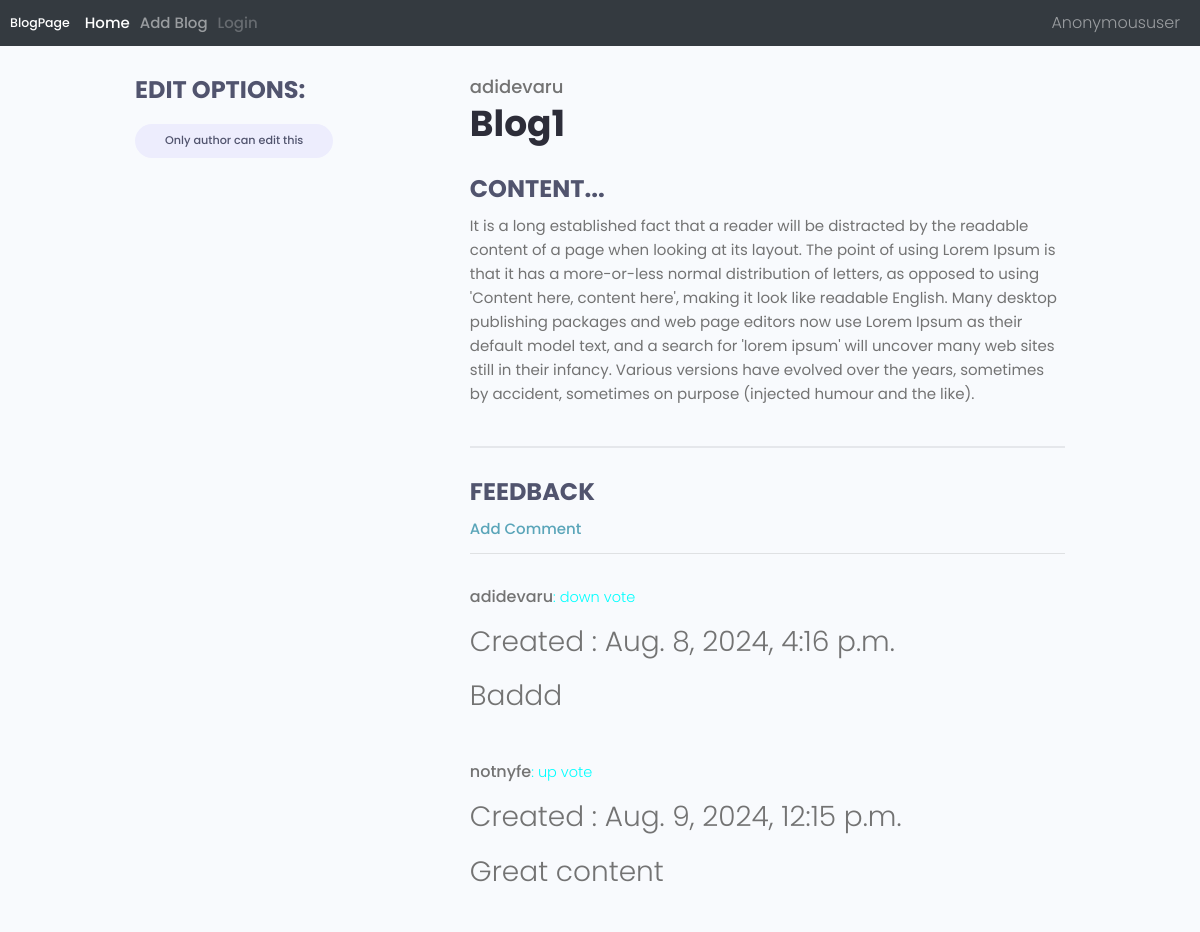
Page /blog/1/ on the committed database.
### base/models.py (models this page shows, shortened)
class Blog(models.Model):
    user = models.ForeignKey(User, on_delete=models.CASCADE)
    title = models.CharField(max_length=50)
    description = models.TextField(null=True, blank=True)
    created = models.DateTimeField(auto_now_add=True)

class Review(models.Model):
    VOTE_VALUE = (
        ('up','up'),('down','down')
    )
    user = models.ForeignKey(User, on_delete=models.CASCADE)
    blog = models.ForeignKey(Blog, on_delete=models.CASCADE)
    body = models.TextField()
    vote = models.CharField(max_length=10, choices=VOTE_VALUE)
    created = models.DateTimeField(auto_now_add=True)
    updated = models.DateTimeField(auto_now=True)

### base/views.py (the view)
# urls.py: path('blog/<int:pk>/', BlogDetails.as_view(), name='blog'),
class BlogDetails(DetailView):
    model = Blog
    template_name = 'base/blog.html'
    context_object_name = 'blog'

### base/templates/base/blog.html (shortened to what this page needs)
{% extends "base/main.html" %}
{% block content %}
<main class="singleProject my-md">
    <div class="container">
      <div class="layout">
        <div class="column column--1of3">
          <h3 class="singleProject__subtitle">Edit Options:</h3>
          <div class="singleProject__toolStack">
            {% if request.user == blog.user %}
            <span class="tag tag--pill tag--sub tag--lg">
              <a href='{% url "updateblog" blog.id %}'><small>Edit</small></a>
            </span>
            <span class="tag tag--pill tag--sub tag--lg">
              <a href='{% url "deleteblog" blog.id %}'><small>Delete</small></a>
            </span>
            {% else %}
            <span class="tag tag--pill tag--sub tag--lg">
              <small>Only author can edit this</small>
            </span>
            {% endif %}
          </div>
        </div>
        <div class="column column--2of3">
          <h1 class="singleProject__developer">{{blog.user}}</h1>
          <h2 class="singleProject__title">{{blog.title}}</h2>
          <h3 class="singleProject__subtitle">Content...</h3>
          <div class="singleProject__info">{{blog.description|linebreaksbr}}</div>
          <div class="comments">
            <h3 class="singleProject__subtitle">Feedback</h3>
            <a href='{% url "addreview" blog.id %}'>Add Comment</a><hr>
            <div class="commentList">
              {% for review in blog.review_set.all %}
              <div class="comment">
                <div class="comment__details">
                  <p class="comment__author"><strong>{{review.user}}</strong>: {{review.vote}} vote</p>
                  <p class="comment__info">Created : {{review.created}}  {% if review.created != review.updated %}<p>Updated : {{review.updated}}</p>{% endif %}</p>
                  <p class="comment__info">{{review.body|linebreaksbr}}</p>
                </div>
              </div>
              {% endfor %}
            </div>
          </div>
        </div>
      </div>
    </div>
  </main>
{% endblock content %}

### styles/app.css (style rules this page uses)
:root { --color-sub: #2d2d39; }
.singleProject .column--1of3 { order: 2; }
@media screen and (min-width: 1081px) { .singleProject .column--1of3 { order: 1; } }
@media screen and (min-width: 1081px) { .singleProject .column--2of3 { order: 2; } }
.singleProject__toolStack { margin-top: 2rem; margin-bottom: 4rem; }
.singleProject__developer { font-size: 1.8rem; font-weight: 500; }
.singleProject__title { font-size: 3.6rem; font-weight: 700; color: var(--color-sub); margin-bottom: 3rem; }
.singleProject__subtitle { text-transform: uppercase; font-size: 2.4rem; font-weight: 700; color: var(--color-sub-light); margin-bottom: 1rem; }
.comments { margin-top: 4rem; padding-top: 3rem; border-top: 2px solid var(--color-light); }
.commentList { margin: 3rem 0; }
.comment { display: flex; gap: 2rem; }
.comment:not(:last-child) { margin-bottom: 3rem; }
.comment__author { font-size: 1.45rem; color: aqua; }
.comment__info { font-size: 2.8rem; }

### uikit/styles/modules/_variables.css (style rules this page uses)
:root { --color-main: #5aa5b9; --color-main-light: #e6faff; --color-sub: #3f4156; --color-sub-light: #51546e; --color-sub-lighter: #ededfd; --color-text: #737373; --color-gray: #8b8b8b; --color-light: #e5e7eb; --color-light-gray: #767676; --color-bg: #f8fafd; --color-white: #fffefd; --color-white-light: #f3f3f3; --color-success: #359e64; --color-success-bg: #def8e8; --color-error: #fc4b0b; --color-error-bg: #fff2ee; --font-base: 'Poppins', arial, helvetica, 'Segoe UI', roboto, ubuntu, sans-serif; --font-monospace: 'Fira Code', 'Courier New', courier, monospace; --font-regular: 300; --font-medium: 500; --font-bold: 700; --generic-shadow: 1px 1px 5px #00000010; --generic-transition: all 0.3s ease-in-out; }

### uikit/styles/modules/_base.css (style rules this page uses)
* { margin: 0; padding: 0; box-sizing: border-box; text-rendering: optimizeLegibility; color: inherit; font-size: inherit; }
html { font-size: 50%; }
@media only screen and (min-width: 480px) { html { font-size: 56.25%; } }
@media only screen and (min-width: 1200px) { html { font-size: 62.5%; } }
body { line-height: 1.6; font-weight: 400; font-size: 1.5rem; color: var(--color-text); background-color: var(--color-bg); min-height: 100vh; }

### uikit/styles/modules/_typography.css (style rules this page uses)
* { font-family: var(--font-base); }
h1 { font-size: 4.8rem; font-weight: var(--font-medium); }
h2 { font-size: 3.6rem; font-weight: var(--font-bold); }
h3 { font-size: 3.2rem; font-weight: var(--font-medium); }
p, span, strong { font-size: 1.6rem; color: var(--color-text); font-weight: var(--font-regular); }
strong { font-weight: var(--font-medium); }
a { padding-bottom: 2px; text-decoration: none; display: inline-block; color: var(--color-main); font-weight: var(--font-medium); }

### uikit/styles/modules/_utilities.css (style rules this page uses)
.container { width: 92%; max-width: 165rem; margin: 0 auto; box-sizing: border-box; }
@media screen and (min-width: 1000px) { .container { width: 90%; } }
@media screen and (min-width: 1200px) { .container { width: 80%; } }
.my-md { margin: 3rem auto; }

### uikit/styles/modules/_tag.css (style rules this page uses)
.tag { display: inline-flex; align-items: center; background-color: var(--color-sub); height: -webkit-fit-content; height: -moz-fit-content; height: fit-content; width: -webkit-fit-content; width: -moz-fit-content; width: fit-content; border-radius: 0.5rem; padding: 0.5rem 1.5rem; font-size: 1.2rem; cursor: pointer; }
.tag > small { color: var(--color-white); }
.tag--pill { border-radius: 5rem; }
.tag--sub, .tag--sub > small { background: var(--color-sub-lighter); color: var(--color-sub-light); font-weight: 500; }
.tag--lg { padding: 0.8rem 3rem; font-size: 1.4rem; }

### uikit/styles/modules/_layout.css (style rules this page uses)
.layout { display: flex; flex-flow: row wrap; justify-content: space-between; }
.layout > .column { margin-bottom: 3rem; }
.layout > .column.column--1of3 { flex-basis: 30%; }
.layout > .column.column--2of3 { flex-basis: 64%; }

### rows in the picture
Blog: user "adidevaru", title "Blog1", description "It is a long established fact that a reader will be distracted by the readable content of a page when looking at its layout. The point of using Lorem Ipsum is that it has a more-or-less normal distribution of letters, as opposed to using 'Content here, content here', making it look like readable English. Many desktop publishing packages and web page editors now use Lorem Ipsum as their default model text, and a search for 'lorem ipsum' will uncover many web sites still in their infancy. Various versions have evolved over the years, sometimes by accident, sometimes on purpose (injected humour and the like)."
Review: user "adidevaru", vote "down", created "Aug. 8, 2024, 4:16 p.m.", body "Baddd"
Review: user "notnyfe", vote "up", created "Aug. 9, 2024, 12:15 p.m.", body "Great content"

### other values in the picture
{{ request.user|title }} "Anonymoususer"
